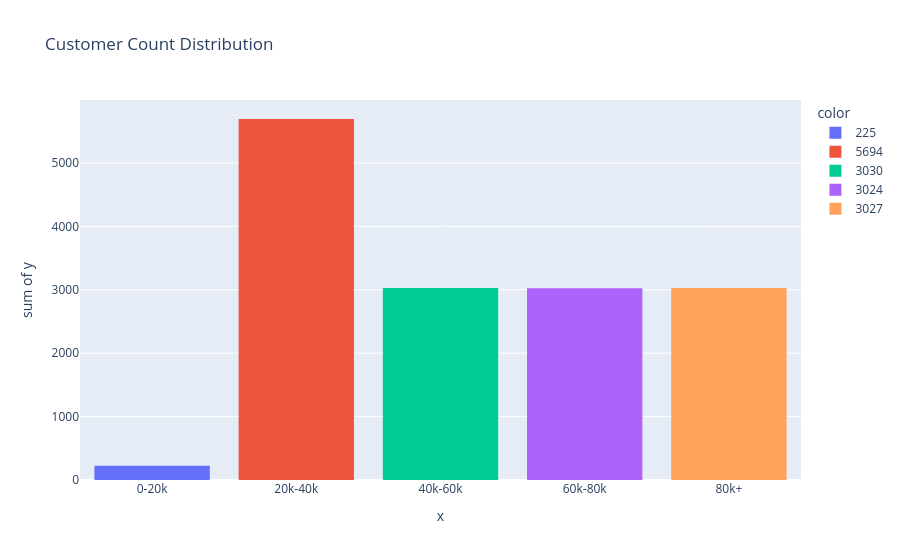

Here is the notebook cell this chart was saved with:
### Markdown cell above
### Customer Count Distribution

### Code cell
bins = [0, 2000, 40000, 60000, 80000, 101000]

labels = ["0-20k", "20k-40k", "40k-60k", "60k-80k", "80k+"]

df["customer_group"] = pd.cut(df["customer_count"], bins=bins, labels=labels)

group_count = (df["customer_group"].value_counts().sort_index())

fig = px.histogram(x=group_count.index, y=group_count.values, title="Customer Count Distribution", color=group_count.values)

fig.show()

### Figure 1 — Plotly figure (JSON) as saved in the notebook; plotly's stock layout.template omitted (floating-point values rounded to 4 significant figures)
{"data": [{"bingroup": "x", "histfunc": "sum", "hovertemplate": "color=225<br>x=%{x}<br>sum of y=%{y}<extra></extra>", "legendgroup": "225", "marker": {"color": "#636efa", "pattern": {"shape": ""}}, "name": "225", "orientation": "v", "showlegend": true, "type": "histogram", "x": ["0-20k"], "xaxis": "x", "y": [225], "yaxis": "y"}, {"bingroup": "x", "histfunc": "sum", "hovertemplate": "color=5694<br>x=%{x}<br>sum of y=%{y}<extra></extra>", "legendgroup": "5694", "marker": {"color": "#EF553B", "pattern": {"shape": ""}}, "name": "5694", "orientation": "v", "showlegend": true, "type": "histogram", "x": ["20k-40k"], "xaxis": "x", "y": [5694], "yaxis": "y"}, {"bingroup": "x", "histfunc": "sum", "hovertemplate": "color=3030<br>x=%{x}<br>sum of y=%{y}<extra></extra>", "legendgroup": "3030", "marker": {"color": "#00cc96", "pattern": {"shape": ""}}, "name": "3030", "orientation": "v", "showlegend": true, "type": "histogram", "x": ["40k-60k"], "xaxis": "x", "y": [3030], "yaxis": "y"}, {"bingroup": "x", "histfunc": "sum", "hovertemplate": "color=3024<br>x=%{x}<br>sum of y=%{y}<extra></extra>", "legendgroup": "3024", "marker": {"color": "#ab63fa", "pattern": {"shape": ""}}, "name": "3024", "orientation": "v", "showlegend": true, "type": "histogram", "x": ["60k-80k"], "xaxis": "x", "y": [3024], "yaxis": "y"}, {"bingroup": "x", "histfunc": "sum", "hovertemplate": "color=3027<br>x=%{x}<br>sum of y=%{y}<extra></extra>", "legendgroup": "3027", "marker": {"color": "#FFA15A", "pattern": {"shape": ""}}, "name": "3027", "orientation": "v", "showlegend": true, "type": "histogram", "x": ["80k+"], "xaxis": "x", "y": [3027], "yaxis": "y"}], "layout": {"barmode": "relative", "legend": {"title": {"text": "color"}, "tracegroupgap": 0}, "title": {"text": "Customer Count Distribution"}, "xaxis": {"anchor": "y", "domain": [0, 1], "title": {"text": "x"}}, "yaxis": {"anchor": "x", "domain": [0, 1], "title": {"text": "sum of y"}}}}
